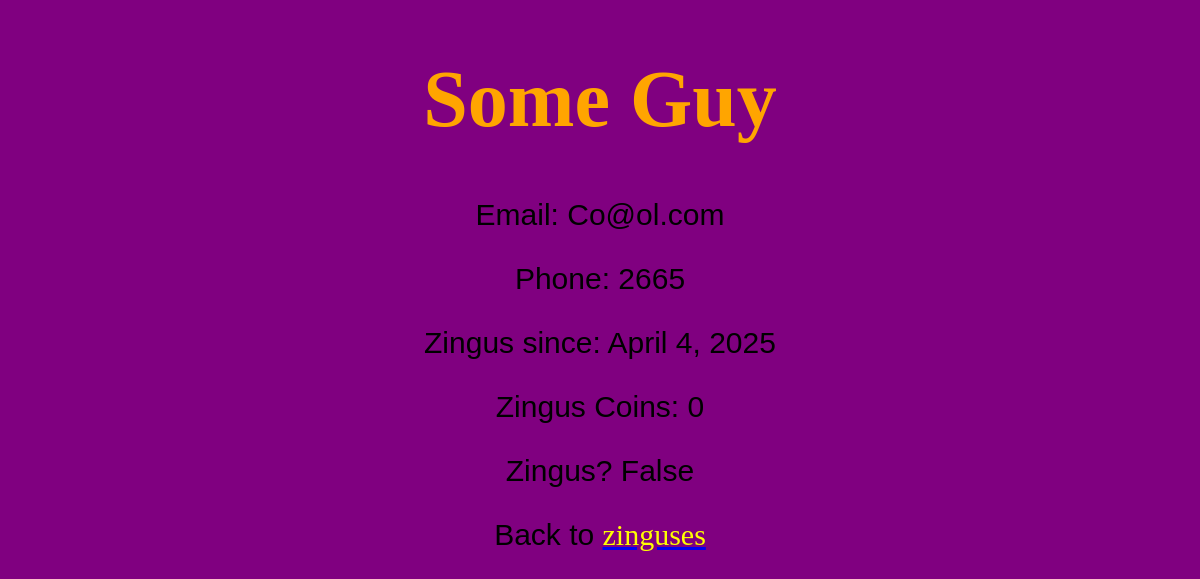
The page /zinguses/search/details/4 (signed in) on the database its author committed.
### members/models.py (models this page shows, shortened)
class Member(models.Model):
  firstname = models.CharField(max_length=255)
  lastname = models.CharField(max_length=255)
  phone = models.IntegerField(null=True)
  joined_date = models.DateField()
  zinguscoin = models.IntegerField(default=0)
  email = models.EmailField()
  zingus = models.BooleanField(default=False)

### members/views.py (the view)
# urls.py: path('zinguses/search/details/<int:id>', views.details, name='details'),
@login_required
def details(request, id):
  mymember = Member.objects.get(id=id)
  template = loader.get_template('details.html')
  context = {
    'mymember': mymember,
  }
  return HttpResponse(template.render(context, request))

### members/templates/details.html (shortened to what this page needs)
{% extends "master.html" %}
{% block content %}
  <h1>{{ mymember.firstname }} {{ mymember.lastname }}</h1>
  <p>Email: {{ mymember.email }}</p>
  <p>Phone: {{ mymember.phone }}</p>
  <p>Zingus since: {{ mymember.joined_date }}</p>
  <p>Zingus Coins: {{ mymember.zinguscoin }}</p>
  <p>Zingus? {{ mymember.zingus }}</p>
  <p>Back to <a href="/zinguses/"><span style="font-family: 'Segoe Script', serif; color: yellow;">zinguses</span></a></p>
{% endblock %}

### members/templates/master.html (style rules this page uses)
body { background-color: purple; }
h1 { color: orange; font-family: 'Impact', serif; font-size: 80px; text-align: center; }
p { font-family: 'Arial', serif; font-size: 30px; text-align: center; }

### rows shown on the page
Member: firstname "Some", lastname "Guy", email "Co@ol.com", phone "2665", joined_date "April 4, 2025", zinguscoin "0", zingus "False"
